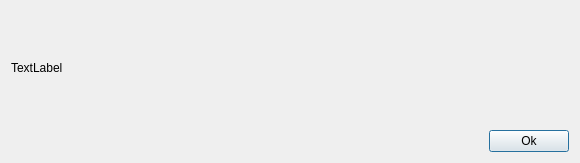
<?xml version="1.0" encoding="UTF-8"?>
<ui version="4.0">
 <class>dialogAuthor</class>
 <widget class="QDialog" name="dialogAuthor">
  <property name="geometry">
   <rect>
    <x>0</x>
    <y>0</y>
    <width>580</width>
    <height>163</height>
   </rect>
  </property>
  <property name="windowTitle">
   <string>Dialog</string>
  </property>
  <layout class="QGridLayout" name="gridLayout">
   <item row="0" column="0">
    <widget class="QLabel" name="label">
     <property name="text">
      <string>TextLabel</string>
     </property>
    </widget>
   </item>
   <item row="1" column="0">
    <layout class="QHBoxLayout" name="horizontalLayout">
     <item>
      <spacer name="horizontalSpacer">
       <property name="orientation">
        <enum>Qt::Horizontal</enum>
       </property>
       <property name="sizeHint" stdset="0">
        <size>
         <width>40</width>
         <height>20</height>
        </size>
       </property>
      </spacer>
     </item>
     <item>
      <widget class="QPushButton" name="pushButtonOk">
       <property name="sizePolicy">
        <sizepolicy hsizetype="Preferred" vsizetype="Fixed">
         <horstretch>0</horstretch>
         <verstretch>0</verstretch>
        </sizepolicy>
       </property>
       <property name="text">
        <string>Ok</string>
       </property>
      </widget>
     </item>
    </layout>
   </item>
  </layout>
 </widget>
 <resources/>
 <connections/>
</ui>
